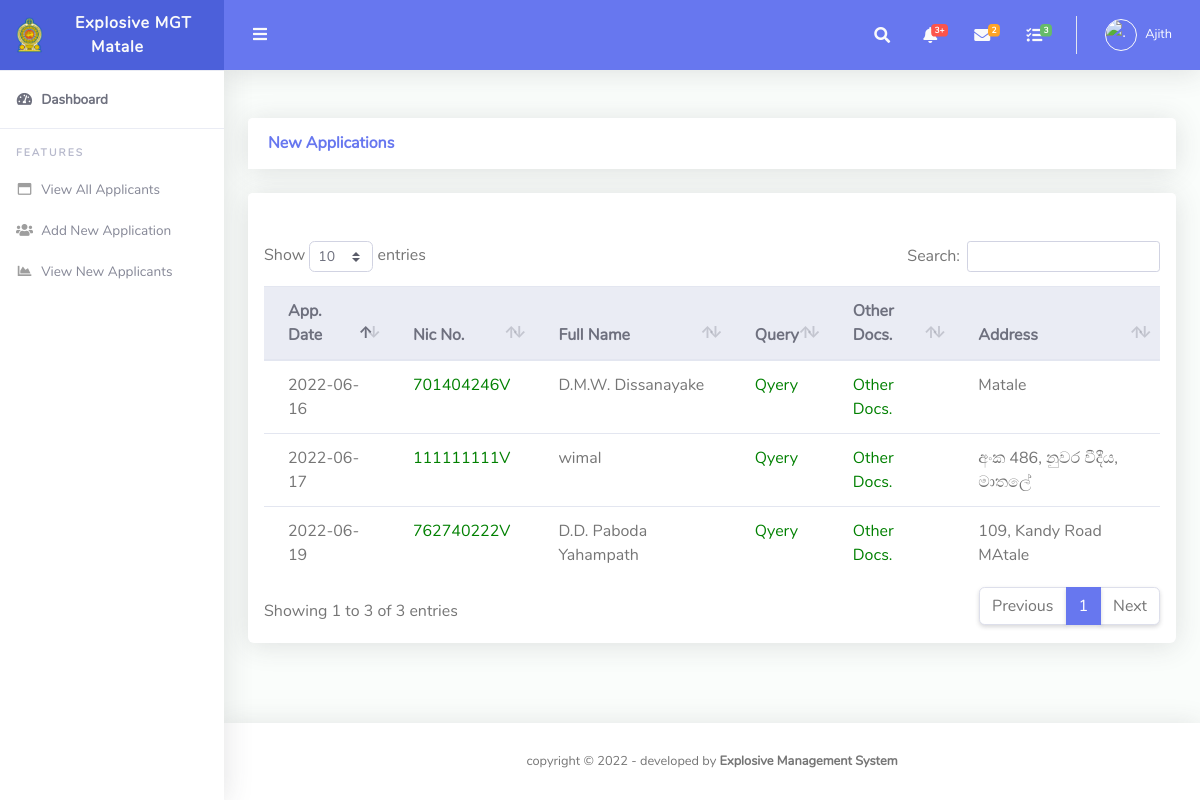
/users/clerk/dash_view.php?type=1 (signed in), run on the app's committed database.
### tables this page shows
CREATE TABLE `users` (
  `id` int(11) NOT NULL,
  `fname` varchar(255) DEFAULT NULL,
  `lname` varchar(255) DEFAULT NULL,
  `email` varchar(255) DEFAULT NULL,
  `password` varchar(300) DEFAULT NULL,
  `contactno` varchar(11) DEFAULT NULL,
  `role` varchar(50) NOT NULL,
  `file_name` varchar(500) NOT NULL,
  `uploaded_on` date DEFAULT NULL,
  `district` varchar(500) NOT NULL,
  `nic` varchar(20) DEFAULT NULL
);

CREATE TABLE `applicant` (
  `id` int(11) NOT NULL,
  `nic` varchar(15) NOT NULL,
  `fullname` varchar(75) NOT NULL,
  `addres` varchar(150) NOT NULL,
  `disignation` varchar(75) NOT NULL,
  `anualIncome` decimal(10,0) NOT NULL,
  `age` int(11) DEFAULT NULL,
  `police` varchar(25) NOT NULL,
  `date` timestamp NOT NULL DEFAULT current_timestamp() ON UPDATE current_timestamp(),
  `mobile1` varchar(10) DEFAULT NULL,
  `mobile2` varchar(10) DEFAULT NULL,
  `district` varchar(50) NOT NULL
);

CREATE TABLE `permit` (
  `perid` int(11) NOT NULL,
  `nic` varchar(15) NOT NULL,
  `pstore` varchar(100) NOT NULL,
  `permitdu` varchar(50) DEFAULT NULL,
  `Premiums` varchar(50) DEFAULT NULL,
  `task` varchar(40) NOT NULL,
  `quarryad` varchar(100) NOT NULL,
  `gnd` varchar(25) NOT NULL,
  `ds` varchar(25) NOT NULL,
  `police` varchar(25) NOT NULL,
  `offence` varchar(200) NOT NULL,
  `appdate` date NOT NULL,
  `stdate` timestamp NOT NULL DEFAULT current_timestamp() COMMENT 'saved date',
  `isread_exp` int(11) NOT NULL DEFAULT 0,
  `isread_ga` int(11) NOT NULL DEFAULT 0,
  `isread_ministry` int(11) NOT NULL DEFAULT 0,
  `expOffApprove` int(11) DEFAULT 0 COMMENT '0- new, 1- Approve, 2- not approve',
  `gaApprove` int(11) DEFAULT 0,
  `ministryApprove` int(11) DEFAULT 0,
  `stat` varchar(50) NOT NULL COMMENT 'Exp Off,GA, Ministry',
  `aplicant_id` int(11) DEFAULT NULL,
  `expno` varchar(25) NOT NULL,
  `price` int(50) NOT NULL,
  `oldrequest` varchar(10) NOT NULL,
  `oldreq_no` varchar(15) NOT NULL,
  `police_approve` varchar(10) NOT NULL,
  `old_coppies` varchar(10) NOT NULL,
  `stock_premiums` varchar(10) NOT NULL,
  `rules` varchar(300) NOT NULL,
  `other_facts` varchar(300) NOT NULL,
  `monthly_product` varchar(50) NOT NULL,
  `my_stat` varchar(10) NOT NULL,
  `c_approval_no` varchar(50) NOT NULL,
  `c_approval_date` date DEFAULT NULL,
  `quarryid` int(10) NOT NULL,
  `district` varchar(50) NOT NULL,
  `qtpremiums` varchar(50) NOT NULL,
  `expapp_date` date DEFAULT NULL,
  `min_file_no` varchar(25) NOT NULL
);

### users/clerk/dash_view.php (the view, shortened to what this page needs)
<?php
require_once('../../include/config.php');
$uid =  $_SESSION["id"] ;
$us = $conn->query("SELECT * from users  WHERE id = $uid ");
if($us !== false && $us->num_rows > 0){
while($row=$us->fetch_assoc()){
$dis=$row["district"];
}
}
?>
<!DOCTYPE html>
<html lang="en">
<head>
  <link href="../../assets/vendor/fontawesome-free/css/all.min.css" rel="stylesheet" type="text/css">
  <link href="../../assets/vendor/bootstrap/css/bootstrap.min.css" rel="stylesheet" type="text/css">
  <link href="../../assets/css/ruang-admin.min.css" rel="stylesheet">
  <link href="../../assets/vendor/datatables/dataTables.bootstrap4.min.css" rel="stylesheet">
</head>
<body id="page-top">
  <div id="wrapper">
   <?php
    include 'include/sidebar.php';
   ?>
    <div id="content-wrapper" class="d-flex flex-column">
      <div id="content">
    <?php
		 include 'include/header.php';
		?>
        <div class="container-fluid" id="container-wrapper">
          <div class="row">
            <div class="col-lg-12">
			<div class="card mb-4">
                <div class="card-header py-3 d-flex flex-row align-items-center justify-content-between">
                  <h6 class="m-0 font-weight-bold text-primary">New Applications</h6>
                </div>
				</div>
              <div class="card mb-4">
                <div class="card-header py-3 d-flex flex-row align-items-center justify-content-between">
                </div>
                <div class="table-responsive p-3">
                  <table class="table align-items-center table-flush" id="dataTable">
                    <thead class="thead-light">
<?php
$type= $_GET['type'];
if($type == '1')
{
  echo ' <tr>
  <th>App. Date</th>
  <th>Nic No.</th>
  <th>Full Name</th>
  <th>Query</th>
      <th>Other Docs.</th>
      <th>Address</th>
  </tr>
</thead>
<tbody>';
$query = $conn->query("SELECT * FROM applicant LEFT JOIN permit ON applicant.id=permit.aplicant_id WHERE expOffApprove='0'AND applicant.district='$dis' ");
if($query->num_rows>0){
while($row=$query->fetch_assoc()){
  $id=$row["id"];
  $nic=$row["nic"];
  $perid=$row['perid'];
  $datea=$row['appdate'];
echo" <tr>
<td>$datea</td>
<td > <a href='aplicant_view.php?id=$id&pid=$perid'> <span style=color:green> ". $row["nic"]. " </span></a></td>";
echo "<td>". $row["fullname"]. "</td>
<td><a href='quarry_details.php?P=$nic&pid=$perid'> <span style=color:green>Qyery</span></a></td>
<td><a href='permit.php?P=$nic&pid=$perid'> <span style=color:green>Other Docs.</span></a></td>
<td>". $row["addres"]. "</td>";
}
}else{
  echo "No Details";
  }
}
elseif($type == '3')
{
  echo '<script type="text/javascript">location.href = "view_table.php";</script>';
}
?>
            </tr>
                    </tbody>
                  </table>
                </div>
              </div>
            </div>
          </div>
        </div>
      </div>
       <?php include '../../include/footer.php';?>
    </div>
  </div>
</body>
</html>

### users/clerk/include/sidebar.php
<?php
  $uid =  $_SESSION["id"] ;
  $k = $conn->query("SELECT * from users  WHERE id = $uid ");
  if($k !== false && $k->num_rows > 0){
  while($row=$k->fetch_assoc()){
  $d=$row["district"];
    }
  }
?>
<ul class="navbar-nav sidebar sidebar-light accordion" id="accordionSidebar">
      <a class="sidebar-brand d-flex align-items-center justify-content-center" href="index.php">
        <div class="sidebar-brand-icon">
          <img src="../../assets/img/logo/logo.png">
        </div>
        <marquee behavior="alternate" scrolldelay="400"><div class="sidebar-brand-text mx-3">Explosive MGT <?php echo $d; ?></div></marquee>
      </a>
      <hr class="sidebar-divider my-0">
      <li class="nav-item active">
        <a class="nav-link" href="index.php">
          <i class="fas fa-fw fa-tachometer-alt "></i>
          <span>Dashboard </span></a>
      </li>
      <hr class="sidebar-divider">
      <div class="sidebar-heading">
        Features
      </div>
      <li class="nav-item">
        <a class="nav-link collapsed" href="view_table.php"
          aria-expanded="true" aria-controls="collapseBootstrap">
          <i class="far fa-fw fa-window-maximize"></i>
          <span>View All Applicants</span>
        </a>
	</li>
	  <li class="nav-item">
        <a class="nav-link collapsed" href="applicant_details.php"
          aria-expanded="true" aria-controls="collapseBootstrap">
          <i class="fas fa-users"></i>
          <span>Add New Application</span>
        </a>
	</li>
	<li class="nav-item">
        <a class="nav-link collapsed" href="dash_view.php?type=1"
          aria-expanded="true" aria-controls="collapseBootstrap">
          <i class="fas fa-fw fa-chart-area"></i>
          <span>View New Applicants</span>
        </a>
	</li>
    </ul>

### users/clerk/include/header.php (shortened to what this page needs)
<?php
      $uid =  $_SESSION["id"] ;
 $query5 = $conn->query("SELECT * from users  WHERE id = $uid ");
if($query5 !== false && $query5->num_rows > 0){
  while($row1=$query5->fetch_assoc()){
  $imageURL='../../assets/img/logo/'.$row1["file_name"];
  $role=$row1["fname"];
  }
}
?>
<nav class="navbar navbar-expand navbar-light bg-navbar topbar mb-4 static-top">
          <button id="sidebarToggleTop" class="btn btn-link rounded-circle mr-3">
            <i class="fa fa-bars"></i>
          </button>
          <ul class="navbar-nav ml-auto">
            <li class="nav-item dropdown no-arrow">
              <a class="nav-link dropdown-toggle" href="#" id="searchDropdown" role="button" data-toggle="dropdown"
                aria-haspopup="true" aria-expanded="false">
                <i class="fas fa-search fa-fw"></i>
              </a>
            </li>
            <li class="nav-item dropdown no-arrow mx-1">
              <a class="nav-link dropdown-toggle" href="#" id="alertsDropdown" role="button" data-toggle="dropdown"
                aria-haspopup="true" aria-expanded="false">
                <i class="fas fa-bell fa-fw"></i>
                <span class="badge badge-danger badge-counter">3+</span>
              </a>
            </li>
            <li class="nav-item dropdown no-arrow mx-1">
              <a class="nav-link dropdown-toggle" href="#" id="messagesDropdown" role="button" data-toggle="dropdown"
                aria-haspopup="true" aria-expanded="false">
                <i class="fas fa-envelope fa-fw"></i>
                <span class="badge badge-warning badge-counter">2</span>
              </a>
            </li>
            <li class="nav-item dropdown no-arrow mx-1">
              <a class="nav-link dropdown-toggle" href="#" id="messagesDropdown" role="button" data-toggle="dropdown"
                aria-haspopup="true" aria-expanded="false">
                <i class="fas fa-tasks fa-fw"></i>
                <span class="badge badge-success badge-counter">3</span>
              </a>
            </li>
            <li class="nav-item dropdown no-arrow">
              <a class="nav-link dropdown-toggle" href="#" id="userDropdown" role="button" data-toggle="dropdown"
                aria-haspopup="true" aria-expanded="false">
              <?php  echo "<img class='img-profile rounded-circle' id='scream' width='50' height='50'src='$imageURL' alt='.'>"; ?>
                <span class="ml-2 d-none d-lg-inline text-white small"><?php echo $role; ?></span>
              </a>
            </li>
          </ul>
        </nav>

### data on the page
users: district "Matale", fname "Ajith"
applicant: permit.appdate "2022-06-16", permit.nic "701404246V", fullname "D.M.W. Dissanayake", addres "Matale"
applicant: permit.appdate "2022-06-17", permit.nic "111111111V", fullname "wimal", addres "අංක 486, නුවර වීදීය, මාතලේ"
applicant: permit.appdate "2022-06-19", permit.nic "762740222V", fullname "D.D. Paboda Yahampath", addres "109, Kandy Road MAtale"
